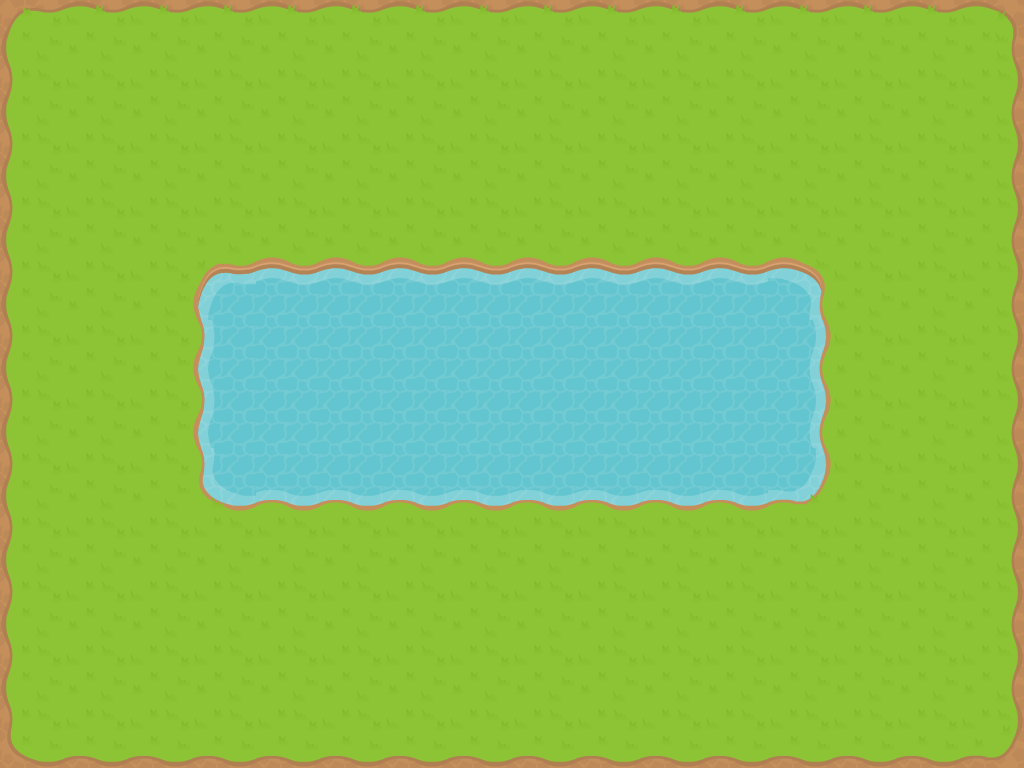

Rendered tile map (Tiled .tmx) drawn with the repository's tilesets; below, a short description and the full map source, tile grids included:
An orthogonal 16x12 tile map with 64x64 px tiles, 1 tile layer (Camada de Tiles 1).

<map version="1.0" orientation="orthogonal" renderorder="right-down" width="16" height="12" tilewidth="64" tileheight="64" nextobjectid="1">
 <tileset firstgid="1" name="spritesheet" tilewidth="64" tileheight="64" tilecount="260" columns="20">
  <image source="../Assets/spritesheet.png" width="1280" height="832" />
 </tileset>
 <layer name="Camada de Tiles 1" width="16" height="12">
  <data encoding="csv">
1,2,2,2,2,2,2,2,2,2,2,2,2,2,2,3,
21,22,22,22,22,22,22,22,22,22,22,22,22,22,22,23,
21,22,22,22,22,22,22,22,22,22,22,22,22,22,22,23,
21,22,22,22,22,22,22,22,22,22,22,22,22,22,22,23,
21,22,22,11,12,12,12,12,12,12,12,12,13,22,22,23,
21,22,22,31,32,32,32,32,32,32,32,32,33,22,22,23,
21,22,22,31,32,32,32,32,32,32,32,32,33,22,22,23,
21,22,22,51,52,52,52,52,52,52,52,52,53,22,22,23,
21,22,22,22,22,22,22,22,22,22,22,22,22,22,22,23,
21,22,22,22,22,22,22,22,22,22,22,22,22,22,22,23,
21,22,22,22,22,22,22,22,22,22,22,22,22,22,22,23,
41,42,42,42,42,42,42,42,42,42,42,42,42,42,42,43
</data>
 </layer>
</map>
